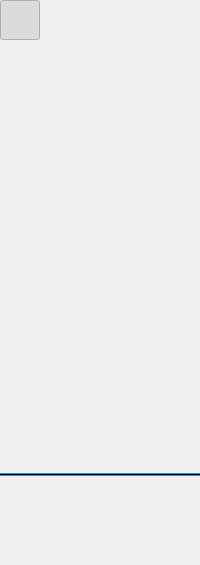
  <widget class="QDockWidget" name="dockWidgetToolBar">
   <property name="font">
    <font>
     <family>Georgia</family>
     <pointsize>10</pointsize>
    </font>
   </property>
   <property name="floating">
    <bool>false</bool>
   </property>
   <property name="features">
    <set>QDockWidget::DockWidgetFloatable</set>
   </property>
   <property name="allowedAreas">
    <set>Qt::LeftDockWidgetArea|Qt::RightDockWidgetArea|Qt::TopDockWidgetArea</set>
   </property>
   <attribute name="dockWidgetArea">
    <number>2</number>
   </attribute>
   <widget class="QWidget" name="dockWidgetContents_3">
    <property name="styleSheet">
     <string notr="true"/>
    </property>
    <layout class="QVBoxLayout" name="verticalLayout">
     <property name="spacing">
      <number>0</number>
     </property>
     <property name="leftMargin">
      <number>0</number>
     </property>
     <property name="topMargin">
      <number>0</number>
     </property>
     <property name="rightMargin">
      <number>0</number>
     </property>
     <property name="bottomMargin">
      <number>6</number>
     </property>
     <item>
      <widget class="QWidget" name="widget" native="true">
       <layout class="QVBoxLayout" name="verticalLayout_7">
        <property name="spacing">
         <number>3</number>
        </property>
        <property name="leftMargin">
         <number>0</number>
        </property>
        <property name="topMargin">
         <number>0</number>
        </property>
        <property name="rightMargin">
         <number>0</number>
        </property>
        <property name="bottomMargin">
         <number>0</number>
        </property>
        <item>
         <widget class="QPushButton" name="pushButtonNavigate">
          <property name="sizePolicy">
           <sizepolicy hsizetype="Fixed" vsizetype="Fixed">
            <horstretch>0</horstretch>
            <verstretch>0</verstretch>
           </sizepolicy>
          </property>
          <property name="minimumSize">
           <size>
            <width>40</width>
            <height>40</height>
           </size>
          </property>
          <property name="maximumSize">
           <size>
            <width>40</width>
            <height>40</height>
           </size>
          </property>
          <property name="font">
           <font>
            <family>Georgia</family>
            <pointsize>10</pointsize>
           </font>
          </property>
          <property name="toolTip">
           <string>Navigate</string>
          </property>
          <property name="text">
           <string/>
          </property>
          <property name="icon">
           <iconset resource="../Resource/Dental.qrc">
            <normaloff>:/HyperBlue/hyperblue/icon/navigate-normal.png</normaloff>
            <normalon>:/HyperBlue/hyperblue/icon/navigate-selected.png</normalon>:/HyperBlue/hyperblue/icon/navigate-normal.png</iconset>
          </property>
          <property name="iconSize">
           <size>
            <width>24</width>
            <height>24</height>
           </size>
          </property>
          <property name="checkable">
           <bool>true</bool>
          </property>
          <property name="checked">
           <bool>true</bool>
          </property>
          <property name="flat">
           <bool>true</bool>
          </property>
          <attribute name="buttonGroup">
           <string notr="true">buttonGroup</string>
          </attribute>
         </widget>
        </item>
        <item>
         <widget class="QPushButton" name="pushButtonWindowLevel">
          <property name="sizePolicy">
           <sizepolicy hsizetype="Fixed" vsizetype="Fixed">
            <horstretch>0</horstretch>
            <verstretch>0</verstretch>
           </sizepolicy>
          </property>
          <property name="minimumSize">
           <size>
            <width>40</width>
            <height>40</height>
           </size>
          </property>
          <property name="maximumSize">
           <size>
            <width>40</width>
            <height>40</height>
           </size>
          </property>
          <property name="font">
           <font>
            <family>Georgia</family>
            <pointsize>10</pointsize>
           </font>
          </property>
          <property name="toolTip">
           <string>Window Level</string>
          </property>
          <property name="text">
           <string/>
          </property>
          <property name="icon">
           <iconset>
            <normaloff>:/HyperBlue/hyperblue/icon/windowLevel-normal.png</normaloff>
            <normalon>:/HyperBlue/hyperblue/icon/windowLevel-selected.png</normalon>:/HyperBlue/hyperblue/icon/windowLevel-normal.png</iconset>
          </property>
          <property name="iconSize">
           <size>
            <width>24</width>
            <height>24</height>
           </size>
          </property>
          <property name="checkable">
           <bool>true</bool>
          </property>
          <property name="checked">
           <bool>false</bool>
          </property>
          <property name="flat">
           <bool>true</bool>
          </property>
          <attribute name="buttonGroup">
           <string notr="true">buttonGroup</string>
          </attribute>
         </widget>
        </item>
        <item>
         <widget class="QPushButton" name="pushButtonZoomCamera">
          <property name="sizePolicy">
           <sizepolicy hsizetype="Fixed" vsizetype="Fixed">
            <horstretch>0</horstretch>
            <verstretch>0</verstretch>
           </sizepolicy>
          </property>
          <property name="minimumSize">
           <size>
            <width>40</width>
            <height>40</height>
           </size>
          </property>
          <property name="maximumSize">
           <size>
            <width>40</width>
            <height>40</height>
           </size>
          </property>
          <property name="font">
           <font>
            <family>Georgia</family>
            <pointsize>10</pointsize>
           </font>
          </property>
          <property name="toolTip">
           <string> Zoom Camera</string>
          </property>
          <property name="text">
           <string/>
          </property>
          <property name="icon">
           <iconset resource="../Resource/Dental.qrc">
            <normaloff>:/HyperBlue/hyperblue/icon/zoom-normal.png</normaloff>
            <normalon>:/HyperBlue/hyperblue/icon/zoom-selected.png</normalon>:/HyperBlue/hyperblue/icon/zoom-normal.png</iconset>
          </property>
          <property name="iconSize">
           <size>
            <width>24</width>
            <height>24</height>
           </size>
          </property>
          <property name="checkable">
           <bool>true</bool>
          </property>
          <property name="checked">
           <bool>false</bool>
          </property>
          <property name="flat">
           <bool>true</bool>
          </property>
          <attribute name="buttonGroup">
           <string notr="true">buttonGroup</string>
          </attribute>
         </widget>
        </item>
        <item>
         <widget class="QPushButton" name="pushButtonPanCamera">
          <property name="sizePolicy">
           <sizepolicy hsizetype="Fixed" vsizetype="Fixed">
            <horstretch>0</horstretch>
            <verstretch>0</verstretch>
           </sizepolicy>
          </property>
          <property name="minimumSize">
           <size>
            <width>40</width>
            <height>40</height>
           </size>
          </property>
          <property name="maximumSize">
           <size>
            <width>40</width>
            <height>40</height>
           </size>
          </property>
          <property name="font">
           <font>
            <family>Georgia</family>
            <pointsize>10</pointsize>
           </font>
          </property>
          <property name="toolTip">
           <string>Pan Camera</string>
          </property>
          <property name="text">
           <string/>
          </property>
          <property name="icon">
           <iconset resource="../Resource/Dental.qrc">
            <normaloff>:/HyperBlue/hyperblue/icon/pan-normal.png</normaloff>
            <normalon>:/HyperBlue/hyperblue/icon/pan-selected.png</normalon>:/HyperBlue/hyperblue/icon/pan-normal.png</iconset>
          </property>
          <property name="iconSize">
           <size>
            <width>24</width>
            <height>24</height>
           </size>
          </property>
          <property name="checkable">
           <bool>true</bool>
          </property>
          <property name="checked">
           <bool>false</bool>
          </property>
          <property name="flat">
           <bool>true</bool>
          </property>
          <attribute name="buttonGroup">
           <string notr="true">buttonGroup</string>
          </attribute>
         </widget>
        </item>
        <item>
         <widget class="QPushButton" name="pushButtonRotateCamera">
          <property name="sizePolicy">
           <sizepolicy hsizetype="Fixed" vsizetype="Fixed">
            <horstretch>0</horstretch>
            <verstretch>0</verstretch>
           </sizepolicy>
          </property>
          <property name="minimumSize">
           <size>
            <width>40</width>
            <height>40</height>
           </size>
          </property>
          <property name="maximumSize">
           <size>
            <width>40</width>
            <height>40</height>
           </size>
          </property>
          <property name="font">
           <font>
            <family>Georgia</family>
            <pointsize>10</pointsize>
           </font>
          </property>
          <property name="toolTip">
           <string>Rotate Camera</string>
          </property>
          <property name="text">
           <string/>
          </property>
          <property name="icon">
           <iconset resource="../Resource/Dental.qrc">
            <normaloff>:/HyperBlue/hyperblue/icon/rotate-normal.png</normaloff>
            <normalon>:/HyperBlue/hyperblue/icon/rotate-selected.png</normalon>:/HyperBlue/hyperblue/icon/rotate-normal.png</iconset>
          </property>
          <property name="iconSize">
           <size>
            <width>24</width>
            <height>24</height>
           </size>
          </property>
          <property name="checkable">
           <bool>true</bool>
          </property>
          <property name="checked">
           <bool>false</bool>
          </property>
          <property name="flat">
           <bool>true</bool>
          </property>
          <attribute name="buttonGroup">
           <string notr="true">buttonGroup</string>
          </attribute>
         </widget>
        </item>
        <item>
         <widget class="QPushButton" name="pushButtonRuler">
          <property name="sizePolicy">
           <sizepolicy hsizetype="Fixed" vsizetype="Fixed">
            <horstretch>0</horstretch>
            <verstretch>0</verstretch>
           </sizepolicy>
          </property>
          <property name="minimumSize">
           <size>
            <width>40</width>
            <height>40</height>
           </size>
          </property>
          <property name="maximumSize">
           <size>
            <width>40</width>
            <height>40</height>
           </size>
          </property>
          <property name="font">
           <font>
            <family>Georgia</family>
            <pointsize>10</pointsize>
           </font>
          </property>
          <property name="toolTip">
           <string>Ruler</string>
          </property>
          <property name="text">
           <string/>
          </property>
          <property name="icon">
           <iconset resource="../Resource/Dental.qrc">
            <normaloff>:/HyperBlue/hyperblue/icon/ruler-normal.png</normaloff>
            <normalon>:/HyperBlue/hyperblue/icon/ruler-selected.png</normalon>:/HyperBlue/hyperblue/icon/ruler-normal.png</iconset>
          </property>
          <property name="iconSize">
           <size>
            <width>24</width>
            <height>24</height>
           </size>
          </property>
          <property name="checkable">
           <bool>true</bool>
          </property>
          <property name="checked">
           <bool>false</bool>
          </property>
          <property name="flat">
           <bool>true</bool>
          </property>
          <attribute name="buttonGroup">
           <string notr="true">buttonGroup</string>
          </attribute>
         </widget>
        </item>
        <item>
         <widget class="QPushButton" name="pushButtonProtractor">
          <property name="sizePolicy">
           <sizepolicy hsizetype="Fixed" vsizetype="Fixed">
            <horstretch>0</horstretch>
            <verstretch>0</verstretch>
           </sizepolicy>
          </property>
          <property name="minimumSize">
           <size>
            <width>40</width>
            <height>40</height>
           </size>
          </property>
          <property name="maximumSize">
           <size>
            <width>40</width>
            <height>40</height>
           </size>
          </property>
          <property name="font">
           <font>
            <family>Georgia</family>
            <pointsize>10</pointsize>
           </font>
          </property>
          <property name="toolTip">
           <string>Protractor</string>
          </property>
          <property name="text">
           <string/>
          </property>
          <property name="icon">
           <iconset resource="../Resource/Dental.qrc">
            <normaloff>:/HyperBlue/hyperblue/icon/protractor-normal.png</normaloff>
            <normalon>:/HyperBlue/hyperblue/icon/protractor-selected.png</normalon>:/HyperBlue/hyperblue/icon/protractor-normal.png</iconset>
          </property>
          <property name="iconSize">
           <size>
            <width>24</width>
            <height>24</height>
           </size>
          </property>
          <property name="checkable">
           <bool>true</bool>
          </property>
          <property name="checked">
           <bool>false</bool>
          </property>
          <property name="flat">
           <bool>true</bool>
          </property>
          <attribute name="buttonGroup">
           <string notr="true">buttonGroup</string>
          </attribute>
         </widget>
        </item>
        <item>
         <widget class="QPushButton" name="pushButtonStatistics">
          <property name="sizePolicy">
           <sizepolicy hsizetype="Fixed" vsizetype="Fixed">
            <horstretch>0</horstretch>
            <verstretch>0</verstretch>
           </sizepolicy>
          </property>
          <property name="minimumSize">
           <size>
            <width>40</width>
            <height>40</height>
           </size>
          </property>
          <property name="maximumSize">
           <size>
            <width>40</width>
            <height>40</height>
           </size>
          </property>
          <property name="font">
           <font>
            <family>Georgia</family>
            <pointsize>10</pointsize>
           </font>
          </property>
          <property name="toolTip">
           <string>Statistic</string>
          </property>
          <property name="text">
           <string/>
          </property>
          <property name="icon">
           <iconset resource="../Resource/Dental.qrc">
            <normaloff>:/HyperBlue/hyperblue/icon/statistic-normal.png</normaloff>
            <normalon>:/HyperBlue/hyperblue/icon/statistic-selected.png</normalon>:/HyperBlue/hyperblue/icon/statistic-normal.png</iconset>
          </property>
          <property name="iconSize">
           <size>
            <width>24</width>
            <height>24</height>
           </size>
          </property>
          <property name="checkable">
           <bool>true</bool>
          </property>
          <property name="checked">
           <bool>false</bool>
          </property>
          <property name="flat">
           <bool>true</bool>
          </property>
          <attribute name="buttonGroup">
           <string notr="true">buttonGroup</string>
          </attribute>
         </widget>
        </item>
        <item>
         <widget class="QPushButton" name="pushButtonAdjustImage">
          <property name="sizePolicy">
           <sizepolicy hsizetype="Fixed" vsizetype="Fixed">
            <horstretch>0</horstretch>
            <verstretch>0</verstretch>
           </sizepolicy>
          </property>
          <property name="minimumSize">
           <size>
            <width>40</width>
            <height>40</height>
           </size>
          </property>
          <property name="maximumSize">
           <size>
            <width>40</width>
            <height>40</height>
           </size>
          </property>
          <property name="font">
           <font>
            <family>Georgia</family>
            <pointsize>10</pointsize>
           </font>
          </property>
          <property name="toolTip">
           <string>Adjust Image</string>
          </property>
          <property name="text">
           <string/>
          </property>
          <property name="icon">
           <iconset resource="../Resource/Dental.qrc">
            <normaloff>:/HyperBlue/hyperblue/icon/imageAdjust-normal.png</normaloff>
            <normalon>:/HyperBlue/hyperblue/icon/imageAdjust-selected.png</normalon>:/HyperBlue/hyperblue/icon/imageAdjust-normal.png</iconset>
          </property>
          <property name="iconSize">
           <size>
            <width>24</width>
            <height>24</height>
           </size>
          </property>
          <property name="checkable">
           <bool>true</bool>
          </property>
          <property name="checked">
           <bool>false</bool>
          </property>
          <property name="flat">
           <bool>true</bool>
          </property>
          <attribute name="buttonGroup">
           <string notr="true">buttonGroup</string>
          </attribute>
         </widget>
        </item>
        <item>
         <widget class="QPushButton" name="pushButtonAdjustProp">
          <property name="sizePolicy">
           <sizepolicy hsizetype="Fixed" vsizetype="Fixed">
            <horstretch>0</horstretch>
            <verstretch>0</verstretch>
           </sizepolicy>
          </property>
          <property name="minimumSize">
           <size>
            <width>40</width>
            <height>40</height>
           </size>
          </property>
          <property name="maximumSize">
           <size>
            <width>40</width>
            <height>40</height>
           </size>
          </property>
          <property name="font">
           <font>
            <family>Georgia</family>
            <pointsize>10</pointsize>
           </font>
          </property>
          <property name="toolTip">
           <string>Adjust Prop</string>
          </property>
          <property name="text">
           <string/>
          </property>
          <property name="icon">
           <iconset resource="../Resource/Dental.qrc">
            <normaloff>:/HyperBlue/hyperblue/icon/propAdjust-normal.png</normaloff>
            <normalon>:/HyperBlue/hyperblue/icon/propAdjust-selected.png</normalon>:/HyperBlue/hyperblue/icon/propAdjust-normal.png</iconset>
          </property>
          <property name="iconSize">
           <size>
            <width>24</width>
            <height>24</height>
           </size>
          </property>
          <property name="checkable">
           <bool>true</bool>
          </property>
          <property name="checked">
           <bool>false</bool>
          </property>
          <property name="flat">
           <bool>true</bool>
          </property>
          <attribute name="buttonGroup">
           <string notr="true">buttonGroup</string>
          </attribute>
         </widget>
        </item>
        <item>
         <widget class="QPushButton" name="pushButtonPaintBrush">
          <property name="sizePolicy">
           <sizepolicy hsizetype="Fixed" vsizetype="Fixed">
            <horstretch>0</horstretch>
            <verstretch>0</verstretch>
           </sizepolicy>
          </property>
          <property name="minimumSize">
           <size>
            <width>40</width>
            <height>40</height>
           </size>
          </property>
          <property name="maximumSize">
           <size>
            <width>40</width>
            <height>40</height>
           </size>
          </property>
          <property name="font">
           <font>
            <family>Georgia</family>
            <pointsize>10</pointsize>
           </font>
          </property>
          <property name="toolTip">
           <string>PaintBrush</string>
          </property>
          <property name="styleSheet">
           <string notr="true">color:white;</string>
          </property>
          <property name="text">
           <string/>
          </property>
          <property name="icon">
           <iconset resource="../Resource/Dental.qrc">
            <normaloff>:/HyperBlue/hyperblue/icon/paintBrush-normal.png</normaloff>
            <normalon>:/HyperBlue/hyperblue/icon/paintBrush-selected.png</normalon>:/HyperBlue/hyperblue/icon/paintBrush-normal.png</iconset>
          </property>
          <property name="iconSize">
           <size>
            <width>24</width>
            <height>24</height>
           </size>
          </property>
          <property name="checkable">
           <bool>true</bool>
          </property>
          <property name="checked">
           <bool>false</bool>
          </property>
          <property name="flat">
           <bool>true</bool>
          </property>
          <attribute name="buttonGroup">
           <string notr="true">buttonGroup</string>
          </attribute>
         </widget>
        </item>
        <item>
         <widget class="Line" name="line">
          <property name="styleSheet">
           <string notr="true">background-color: #388fcb;</string>
          </property>
          <property name="frameShadow">
           <enum>QFrame::Plain</enum>
          </property>
          <property name="orientation">
           <enum>Qt::Horizontal</enum>
          </property>
         </widget>
        </item>
        <item>
         <widget class="QPushButton" name="pushButtonReset">
          <property name="sizePolicy">
           <sizepolicy hsizetype="Fixed" vsizetype="Fixed">
            <horstretch>0</horstretch>
            <verstretch>0</verstretch>
           </sizepolicy>
          </property>
          <property name="minimumSize">
           <size>
            <width>40</width>
            <height>40</height>
           </size>
          </property>
          <property name="maximumSize">
           <size>
            <width>40</width>
            <height>40</height>
           </size>
          </property>
          <property name="font">
           <font>
            <family>Georgia</family>
            <pointsize>10</pointsize>
           </font>
          </property>
          <property name="toolTip">
           <string>Reset</string>
          </property>
          <property name="styleSheet">
           <string notr="true">color:white;</string>
          </property>
          <property name="text">
           <string/>
          </property>
          <property name="icon">
           <iconset resource="../Resource/Dental.qrc">
            <normaloff>:/HyperBlue/hyperblue/icon/reset-normal.png</normaloff>
            <normalon>:/HyperBlue/hyperblue/icon/reset-selected.png</normalon>:/HyperBlue/hyperblue/icon/reset-normal.png</iconset>
          </property>
          <property name="iconSize">
           <size>
            <width>24</width>
            <height>24</height>
           </size>
          </property>
          <property name="checkable">
           <bool>false</bool>
          </property>
          <property name="checked">
           <bool>false</bool>
          </property>
          <property name="flat">
           <bool>true</bool>
          </property>
         </widget>
        </item>
        <item>
         <spacer name="verticalSpacer">
          <property name="orientation">
           <enum>Qt::Vertical</enum>
          </property>
          <property name="sizeHint" stdset="0">
           <size>
            <width>20</width>
            <height>40</height>
           </size>
          </property>
         </spacer>
        </item>
       </layout>
      </widget>
     </item>
    </layout>
   </widget>
  </widget>
